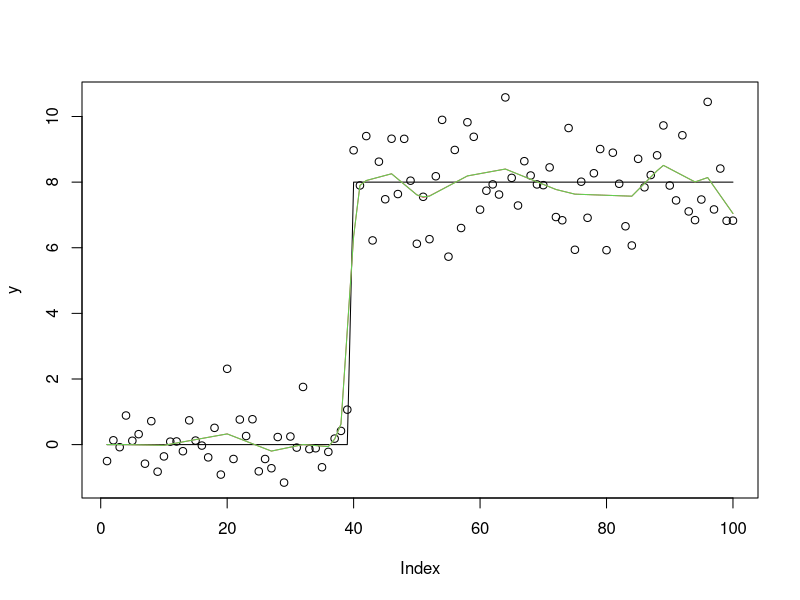
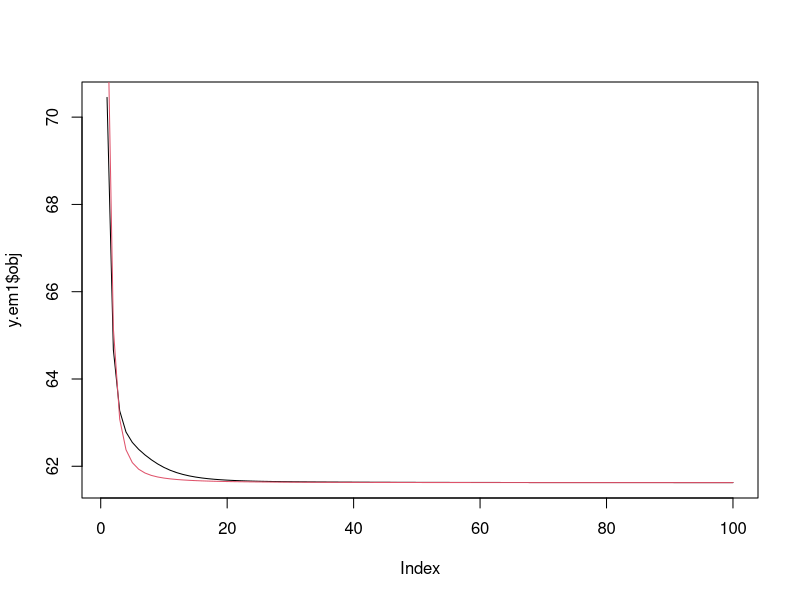
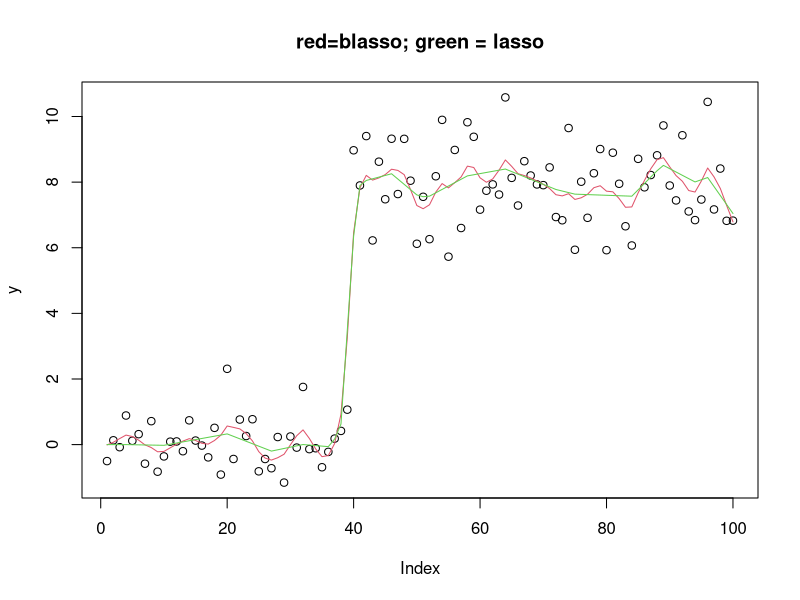
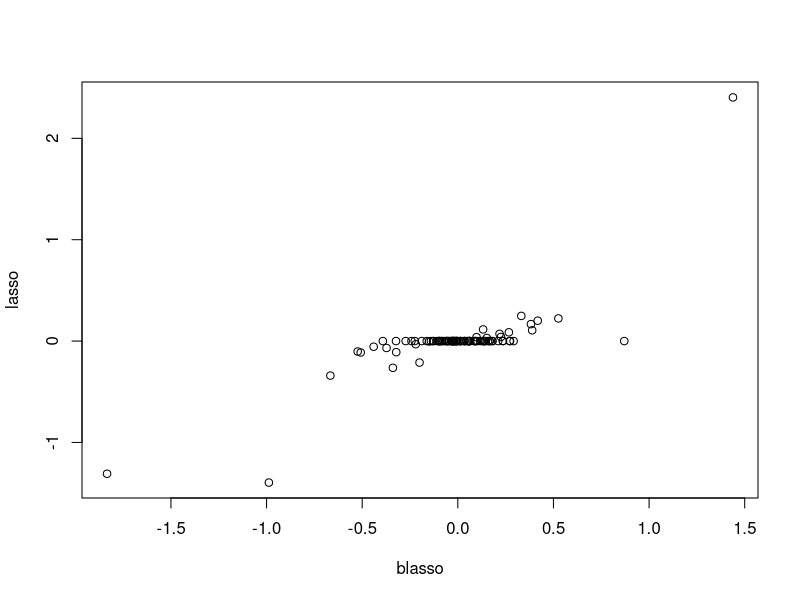
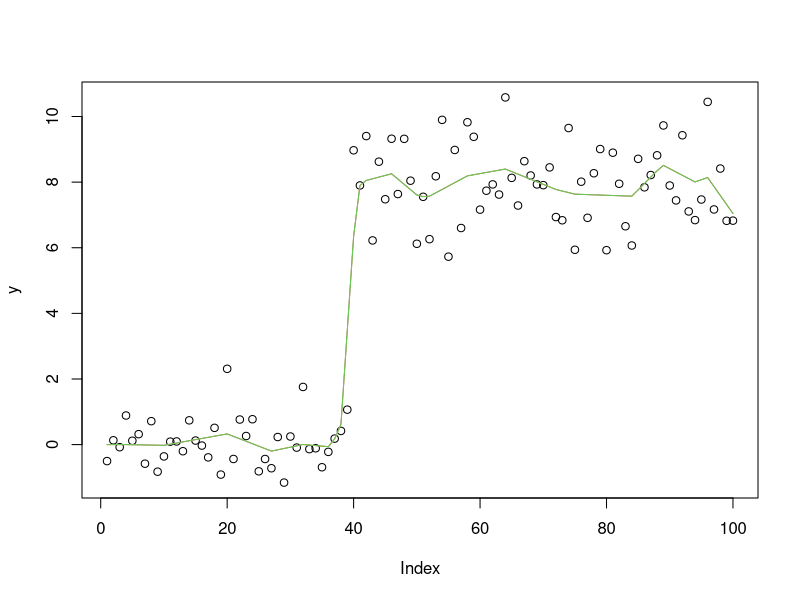
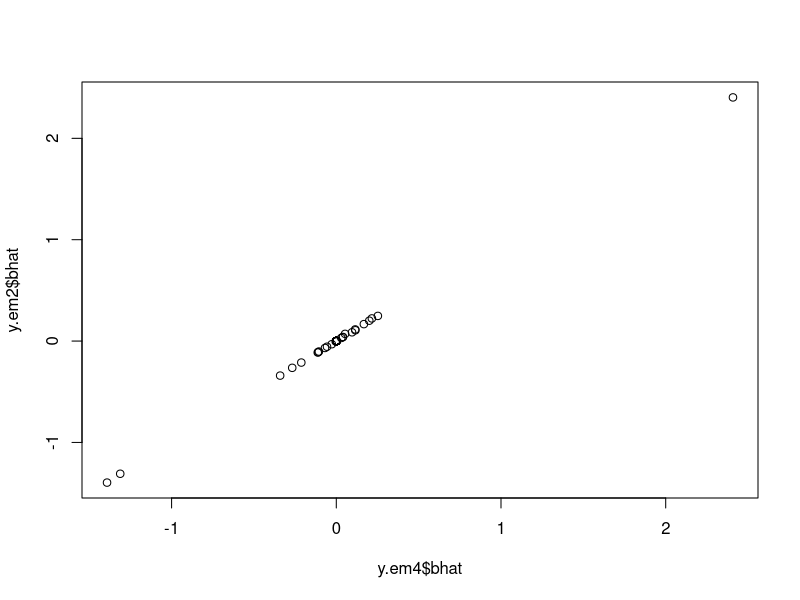
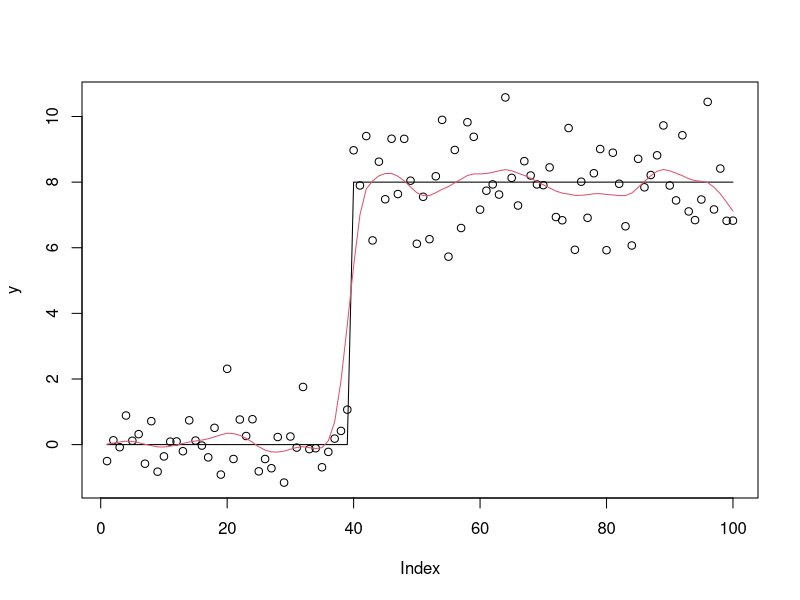

Generate these figures, in order, with R:
## ---- chunk 1
# see objective computation for scaling of eta and residual variance s2
lasso_em = function(y,X,b.init,s2=1,eta=1,niter=100){
  n = nrow(X)
  p = ncol(X)
  b = b.init # initiolize
  XtX = t(X) %*% X
  Xty = t(X) %*% y
  obj = rep(0,niter)
  for(i in 1:niter){
    W =  diag(as.vector((1/abs(b)) * sqrt(2/eta)))
    V = chol2inv(chol(s2*W + XtX))
    b = V %*% Xty
    
    # the computation here was intended to avoid 
    # infinities in the weights by working with Winv
    # could improve this...
    # Winv_sqrt = diag(as.vector(sqrt(abs(b) * sqrt(eta/2))))
    # V = chol2inv(chol(diag(s2,p) + Winv_sqrt %*% XtX %*% Winv_sqrt))
    # b = Winv_sqrt %*% V %*% Winv_sqrt %*% Xty
    
    r =  (y - X %*% b)
    obj[i] = (1/(2*s2)) * (sum(r^2)) + sqrt(2/eta)*(sum(abs(b)))
  }
  return(list(bhat=b, obj=obj))
}
## ---- chunk 2
set.seed(100)
sd = 1
n = 100
p = n
X = matrix(0,nrow=n,ncol=n)
for(i in 1:n){
  X[i:n,i] = 1:(n-i+1)
}
#X = X %*% diag(1/sqrt(colSums(X^2)))

btrue = rep(0,n)
btrue[40] = 8
btrue[41] = -8
y = X %*% btrue + sd*rnorm(n)

plot(y)
lines(X %*% btrue)

y.em1 = lasso_em(y,X,b.init = rnorm(100),1,1,100)
lines(X %*% y.em1$bhat,col=2)

y.em2 = lasso_em(y,X,b.init = rnorm(100),1,1,100)
lines(X %*% y.em2$bhat,col=3)


## ---- chunk 3
plot(y.em1$obj,type="l")
lines(y.em2$obj,col=2)
## ---- chunk 4
# see objective computation for scaling of eta and residual variance s2
# if compute_mode=TRUE we have the regular LASSO
blasso_em = function(y,X,b.init,s2=1,eta=1,niter=100,compute_mode=FALSE){
  n = nrow(X)
  p = ncol(X)
  b = b.init # initiolize
  XtX = t(X) %*% X
  Xty = t(X) %*% y
  obj = rep(0,niter)
  EB = rep(1,p)
  varB = rep(1,p)
  
  for(i in 1:niter){
    W = as.vector(1/sqrt(varB + EB^2) * sqrt(2/eta))
     
    V = chol2inv(chol(XtX+ diag(s2*W))) 
    Sigma1 = s2*V  # posterior variance of b
    varB = diag(Sigma1)  
    if(compute_mode){
      varB = rep(0,p)
    }
    mu1 = as.vector(V %*% Xty) # posterior mean of b
    EB = mu1
  }
  return(list(bhat=EB))
}
## ---- chunk 5
y.em3 = blasso_em(y,X,b.init = rnorm(100),1,1,100)
plot(y,main="red=blasso; green = lasso")
lines(X %*% y.em3$bhat,col=2)
lines(X %*% y.em2$bhat,col=3)
plot(y.em3$bhat,y.em2$bhat, xlab="blasso",ylab="lasso")
## ---- chunk 6
y.em4 = blasso_em(y,X,b.init = rnorm(100),1,1,100,compute_mode=TRUE)
plot(y)
lines(X %*% y.em4$bhat,col=2)
lines(X %*% y.em2$bhat,col=3)
plot(y.em4$bhat,y.em2$bhat)
## ---- chunk 7
calc_s2hat = function(y,X,XtX,EB,EB2){
  n = length(y)
  Xb = X %*% EB
  s2hat = as.numeric((1/n)* (t(y) %*% y - 2*sum(y*Xb) + sum(XtX * EB2)))
}

# see objective computation for scaling of eta and residual variance s2
# if compute_mode=TRUE we have the regular LASSO
blasso_veb = function(y,X,b.init,s2=1,eta=1,niter=100){
  n = nrow(X)
  p = ncol(X)
  b = b.init # initiolize
  XtX = t(X) %*% X
  Xty = t(X) %*% y
  obj = rep(0,niter)
  EB = rep(1,p)
  EB2 = diag(p)
  
  for(i in 1:niter){
    W = as.vector(1/sqrt(diag(EB2) + EB^2) * sqrt(2/eta))
     
    V = chol2inv(chol(XtX+ diag(s2*W))) 
    Sigma1 = s2*V  # posterior variance of b
    varB = diag(Sigma1)
   
    mu1 = as.vector(V %*% Xty) # posterior mean of b
    EB = mu1
    EB2 = Sigma1 + outer(mu1,mu1)
    
    eta = mean(sqrt(diag(EB2))*sqrt(eta/2) + eta/2)
    s2 = calc_s2hat(y,X,XtX,EB,EB2)
  }
  return(list(bhat=EB,eta=eta,s2 = s2))
}
## ---- chunk 8
set.seed(100)
sd = 1
n = 100
p = n
X = matrix(0,nrow=n,ncol=n)
for(i in 1:n){
  X[i:n,i] = 1:(n-i+1)
}
#X = X %*% diag(1/sqrt(colSums(X^2)))

btrue = rep(0,n)
btrue[40] = 8
btrue[41] = -8
y = X %*% btrue + sd*rnorm(n)

plot(y)
lines(X %*% btrue)

y.veb = blasso_veb(y,X,b.init = rnorm(100),1,1,100)
lines(X %*% y.veb$bhat,col=2)
